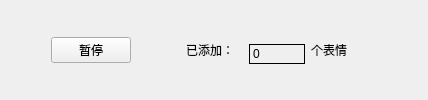
      <widget class="QWidget" name="page_running">
       <layout class="QHBoxLayout" name="horizontalLayout_2">
        <item>
         <spacer name="horizontalSpacer_6">
          <property name="orientation">
           <enum>Qt::Horizontal</enum>
          </property>
          <property name="sizeHint" stdset="0">
           <size>
            <width>40</width>
            <height>20</height>
           </size>
          </property>
         </spacer>
        </item>
        <item>
         <widget class="QPushButton" name="btn_pause">
          <property name="maximumSize">
           <size>
            <width>100</width>
            <height>16777215</height>
           </size>
          </property>
          <property name="text">
           <string>暂停</string>
          </property>
         </widget>
        </item>
        <item>
         <spacer name="horizontalSpacer_7">
          <property name="orientation">
           <enum>Qt::Horizontal</enum>
          </property>
          <property name="sizeHint" stdset="0">
           <size>
            <width>40</width>
            <height>20</height>
           </size>
          </property>
         </spacer>
        </item>
        <item>
         <widget class="QWidget" name="widget_15" native="true">
          <property name="minimumSize">
           <size>
            <width>200</width>
            <height>0</height>
           </size>
          </property>
          <property name="maximumSize">
           <size>
            <width>16777215</width>
            <height>30</height>
           </size>
          </property>
          <layout class="QGridLayout" name="gridLayout_19">
           <item row="0" column="0">
            <widget class="QLabel" name="label_15">
             <property name="text">
              <string>已添加：</string>
             </property>
            </widget>
           </item>
           <item row="0" column="1">
            <widget class="QLabel" name="label_num_added">
             <property name="minimumSize">
              <size>
               <width>0</width>
               <height>20</height>
              </size>
             </property>
             <property name="frameShape">
              <enum>QFrame::Box</enum>
             </property>
             <property name="text">
              <string>0</string>
             </property>
            </widget>
           </item>
           <item row="0" column="2">
            <widget class="QLabel" name="label_17">
             <property name="text">
              <string>个表情</string>
             </property>
            </widget>
           </item>
          </layout>
         </widget>
        </item>
        <item>
         <spacer name="horizontalSpacer_8">
          <property name="orientation">
           <enum>Qt::Horizontal</enum>
          </property>
          <property name="sizeHint" stdset="0">
           <size>
            <width>40</width>
            <height>20</height>
           </size>
          </property>
         </spacer>
        </item>
       </layout>
      </widget>
